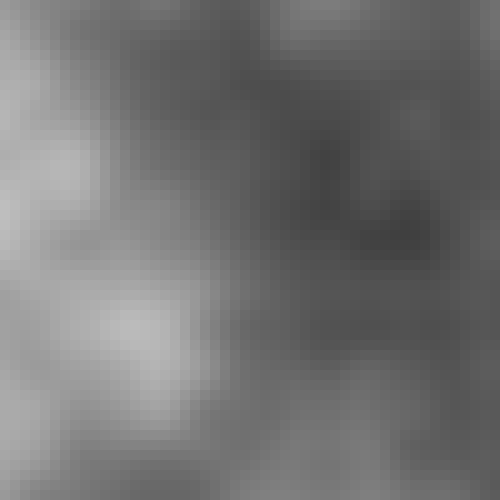
Frame 1 (no input)
Frame 60 (the mouse pressed at the canvas centre just before this capture): identical to frame 1, image omitted
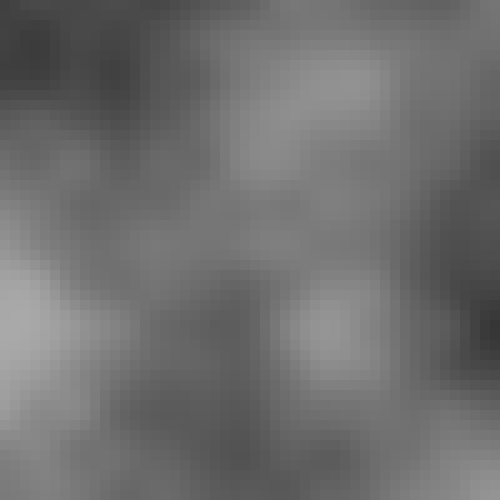
Frame 120 (the mouse held since frame 60 and released just before this capture)

The Processing sketch that drew these frames (run headless with seeded random() and noise(); from frame 60 on, the mouse is pressed at the canvas centre):

// Processing sketch: test6
// ── test6.pde
void setup(){
  size(500,500);
}

void draw(){
  
  float step = 10;
  float xOff = 0.0;
  float yOff = mouseY * 0.05;
  float zOff = mouseX * 0.05;
  float noiseScale = 0.03;
  
  for(float x = 0; x < width; x += step){
    xOff += noiseScale;
    yOff = 0.0;
    for(float y = 0; y < height; y += step){
      yOff += noiseScale;
      noStroke();
      fill(map(noise(xOff, yOff, zOff), 0, 1, 0, 255));
      square(x, y, step);
    }
  }
}
